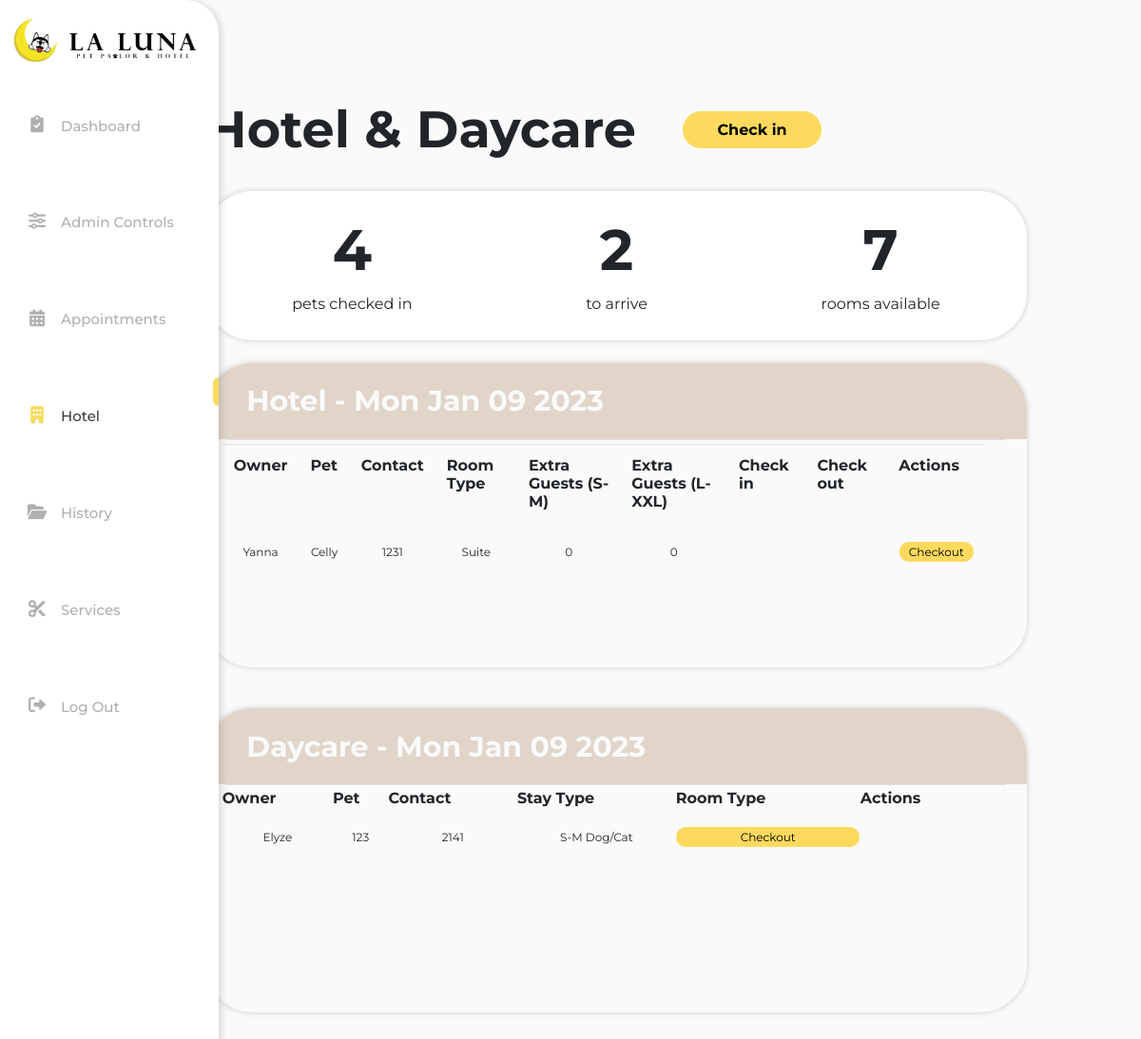
Page /Hotel/hotel.php on the earlier database version.
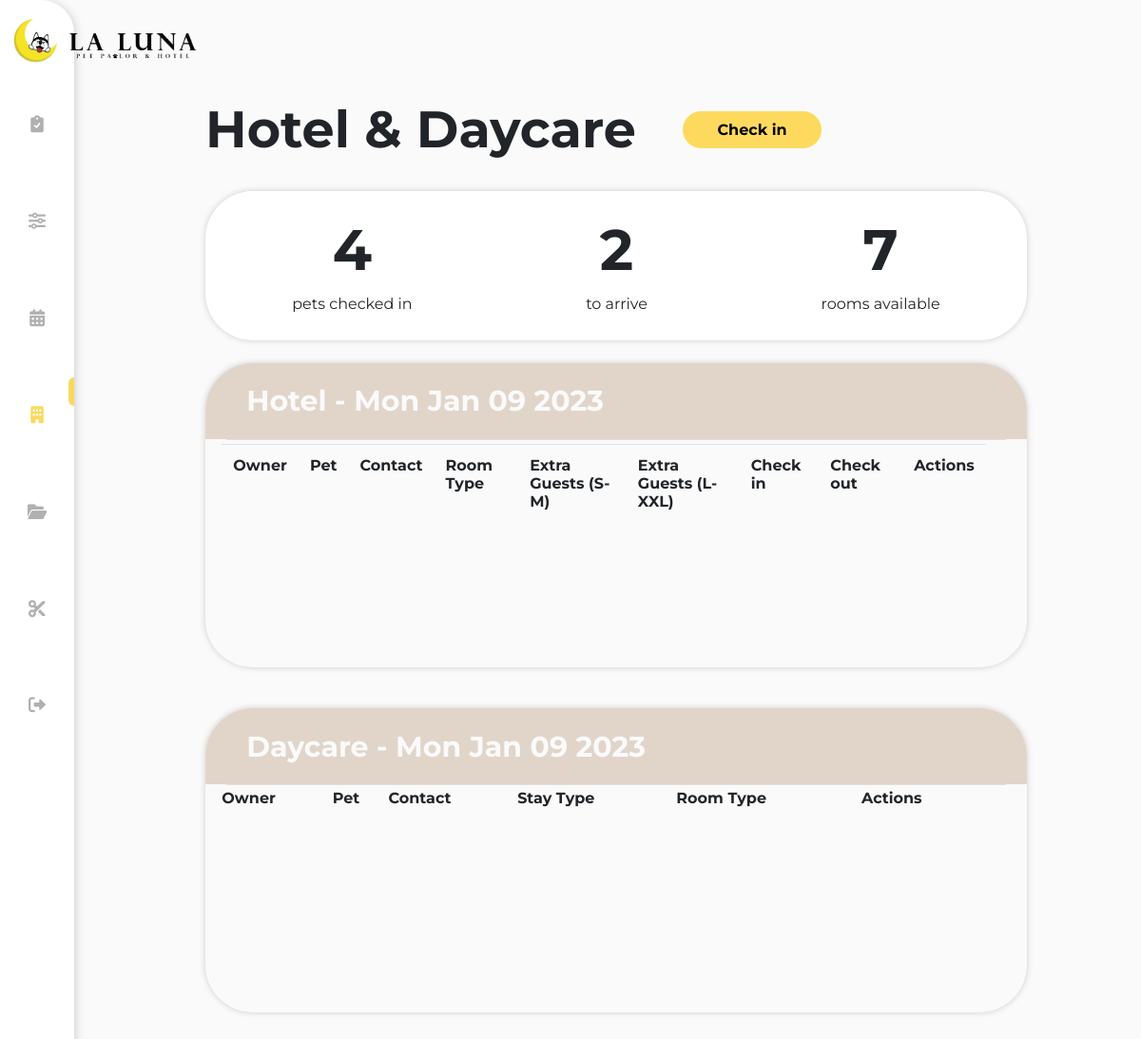
Same page on the later database version.
### tables this page shows
CREATE TABLE `hotel_services` (
  `Owners_ID` varchar(32) NOT NULL,
  `Room_Type` text NOT NULL,
  `No_of_Nights` int(11) NOT NULL,
  `Extra_Guests1` int(11) NOT NULL,
  `Extra_Guests2` int(11) NOT NULL,
  `Check_In_Date` date NOT NULL,
  `Check_Out_Date` date NOT NULL,
  `Hotel_Total` float NOT NULL
);

CREATE TABLE `customer_details` (
  `Owners_ID` varchar(32) NOT NULL,
  `Owners_Name` text NOT NULL,
  `Pets_Name` text NOT NULL,
  `Contact_Number` bigint(20) NOT NULL,
  `Date_Booked` datetime NOT NULL,
  `App_Date` datetime NOT NULL,
  `Total` decimal(10,0) NOT NULL
);

CREATE TABLE `hotel_services_daycare` (
  `Owners_ID` varchar(32) NOT NULL,
  `Pet_Size` varchar(20) NOT NULL,
  `Daycare_Total` float NOT NULL
);

### Hotel/hoteldata.php (called while the page is built, shortened)
<?php
$servername = "localhost";
$username = "root";
$password = "";
$database = "lalunadatabase";
$connect = new mysqli($servername, $username, $password, $database);
$result = $connect->query("SELECT * FROM `hotel_services`,`customer_details` WHERE `hotel_services`.`Owners_ID`= `customer_details`.`Owners_ID` AND cast(App_Date AS date) = CURDATE();") or die($connect->error);
$result1 = $connect->query("SELECT * FROM `hotel_services_daycare`,`customer_details` WHERE `hotel_services_daycare`.`Owners_ID`= `customer_details`.`Owners_ID` AND cast(App_Date AS date) = CURDATE();") or die($connect->error);
?>

### Hotel/hotel.php (the view, shortened to what this page needs)
<?php
    include ('hoteldata.php');
?>
<html lang="en">
<head>
  <link rel="stylesheet" href="/Sidebar Nav/sidebar_style.css">
  <link rel="stylesheet" href="hotelstyle.css">
  <link rel="stylesheet" href="https://cdnjs.cloudflare.com/ajax/libs/font-awesome/6.0.0/css/all.min.css">
</head>
<body style = "height: 100%; width: 100%;">
<div class="sidebar">
  <div class="logo-details">
  <img src="../Sidebar Nav/sidebar_logo_1.png" class="logopic1"></img>
</div>
<ul class="nav-list">
  <li>
    <a href="../Dashboard/dashboard.php">
      <i class="fa-solid fa-clipboard-check"></i>
    </a>
  </li>
  <li>
    <a href="../Admin_2/admin_2.php">
      <i class="fa-solid fa-sliders"></i>
    </a>
  </li>
  <li>
    <a href="../La Luna Calendar/calendar.php">
      <i class="fa-solid fa-calendar-days"></i>
    </a>
  </li>
  <li>
    <a href="../Hotel/hotel.php" class='active-page'>
      <i class="fa-solid fa-building"></i>
      <div class="active-bar"></div>
    </a>
  </li>
  <li>
    <a href="../History_Page/history.php">
      <i class="fa-solid fa-folder-open"></i>
    </a>
  </li>
  <li>
    <a href="../Services/services.php">
      <i class="fa-solid fa-scissors"></i>
    </a>
  </li>
  <li>
    <a href="../Login/login.php">
      <i class="fa-solid fa-right-from-bracket"></i>
    </a>
  </li>
</ul>
</div>
<section class="dashboard">
    <div class="header">
        <div class="header-text">
            <span class="text">Hotel & Daycare</span>
        </div>
        <div class="header-button">
            <button type="button" id="checkin-button">Check in</button>
        </div>
    </div>
    <div class="banner">
        <div class="box">
            <div class="pets-num">
                <div class="number">4</div>
                <div class="box-text">pets checked in</div>
            </div>
            <div class="pets-num">
                <div class="number">2</div>
                <div class="box-text">to arrive</div>
            </div>
            <div class="pets-num">
                <div class="number">7</div>
                <div class="box-text">rooms available</div>
            </div>
        </div>
    </div>
    <div class="appointments">
      <div class="table">
        <div class="todaytitle">
            Hotel -
            <span id="date"></span>
        </div>
        <hr>
        <div class="contents">
          <table class="tg">
            <tbody>
            <tr>
            <th>Owner</th>
            <th>Pet</th>
            <th>Contact</th>
            <th>Room Type</th>
            <th>Extra Guests (S-M)</th>
            <th>Extra Guests (L-XXL)</th>
            <th>Check in</th>
            <th>Check out</th>
            <th>Actions</th>
          </tr>
            <?php
              while($row = $result->fetch_assoc()) {
              ?>
              <tr>
                <td class="tg-text1"><?php echo $row['Owners_Name']; ?></td>
                <td class="tg-text2"><?php echo $row['Pets_Name']; ?></td>
                <td class="tg-text3"><?php echo $row['Contact_Number']; ?></td>
                <td class="tg-text4"><?php echo $row['Room_Type']; ?></td>
                <td class="tg-text5"><?php echo $row['Extra_Guests1']; ?></td>
                <td class="tg-text6"><?php echo $row['Extra_Guests2']; ?></td>
                <td class="tg-text7"><?php echo $row['Check_In_Date']; ?></td>
                <td class="tg-text8"><?php echo $row['Check_Out_Date']; ?></td>
                    <td><button class="button" id="tg-button">Checkout</button>
                </td>
              </tr>
            </tbody>
            <?php }?>
            </table>
        </div>
      </div>
      <div class="table2">
        <div class="todaytitle2">
              Daycare -
            <span id="date2"></span>
        </div>
        <hr>
        <div class="contents2">
          <table class="tg2">
            <tbody>
            <tr>
            <th>Owner</th>
            <th>Pet</th>
            <th>Contact</th>
            <th>Stay Type</th>
            <th>Room Type</th>
            <th>Actions</th>
          </tr>
            <?php
              while($row = $result1->fetch_assoc()) {
              ?>
              <tr>
                <td class="tg2-text1"><?php echo $row['Owners_Name']; ?></td>
                <td class="tg2-text2"><?php echo $row['Pets_Name']; ?></td>
                <td class="tg2-text3"><?php echo $row['Contact_Number']; ?></td>
                <td class="tg2-text4"><?php echo $row['Pet_Size']; ?></td>
                    <td><button class="button" id="tg2-button">Checkout</button>
                </td>
              </tr>
            </tbody>
            <?php }?>
            </table>
        </div>
    </div>
</section>
</body>
</html>

### Sidebar Nav/sidebar_style.css (style rules this page uses)
body { background-color: #fafafa; font-family: 'Montserrat', sans-serif; }
* { margin: 0; padding: 0; box-sizing: border-box; font-family: 'Montserrat', sans-serif; }
.logopic1 { max-width: 50px; position: relative; top: 10px; }
.sidebar { position: fixed; left: 0; top: 0; height: 100%; width: 78px; background: #ffffff; padding: 6px 14px; z-index: 99; transition: all 0.5s ease; border-radius: 0 35px 35px 0; -webkit-box-shadow: 3px 0px 11px -3px rgba(3,3,3,0.22); -moz-box-shadow: 3px 0px 11px -3px rgba(3,3,3,0.22); box-shadow: 3px 0px 11px -3px rgba(3,3,3,0.22); }
.sidebar i { color: #B0B0B0; height: 60px; min-width: 50px; font-size: 24px; text-align: center; line-height: 60px; }
.sidebar .nav-list { margin-top: 30px; height: 100%; }
.sidebar li { position: relative; margin: 8px 0; list-style: none; background-color: #ffffff; }
.sidebar li a { display: flex; height: 100%; width: 100%; border-radius: none; align-items: center; text-decoration: none; transition: all 0.4s ease; background: #ffffff; }
.sidebar li i { height: 45px; line-height: 40px; font-size: 18px; border-radius: 12px; background-color: transparent; position: relative; }

Differences in the rows shown:
removed hotel_services: customer_details.Owners_Name "Yanna", customer_details.Pets_Name "Celly", customer_details.Contact_Number "1231", Room_Type "Suite", Extra_Guests1 "0", Extra_Guests2 "0"
removed hotel_services_daycare: customer_details.Owners_Name "Elyze", customer_details.Pets_Name "123", customer_details.Contact_Number "2141", Pet_Size "S-M Dog/Cat"
